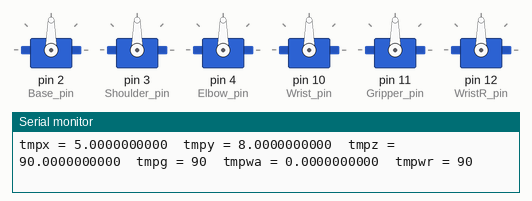
A sketch run on a simulated Arduino Uno, built with avr-gcc and run on an emulated ATmega328P. Shown: 6 × servo, the last lines printed to the serial monitor.

Above: at 0.05 s.
At 2.05 s:
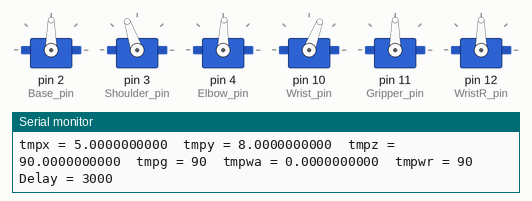
At 4.05 s:
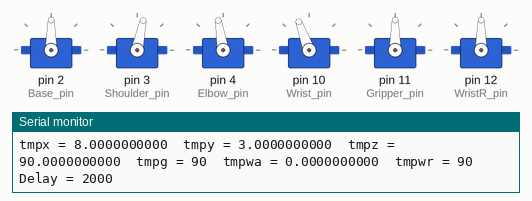
At 8.05 s:
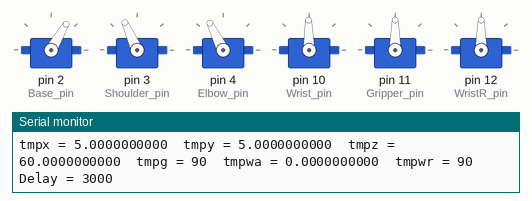
At 12.05 s:
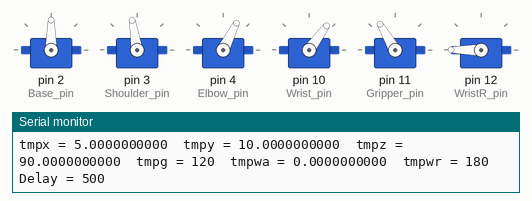
At 16.05 s:
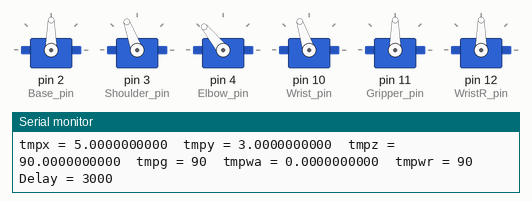
Timing chart, 0 to 18.5 s (numbered marks = the images above):
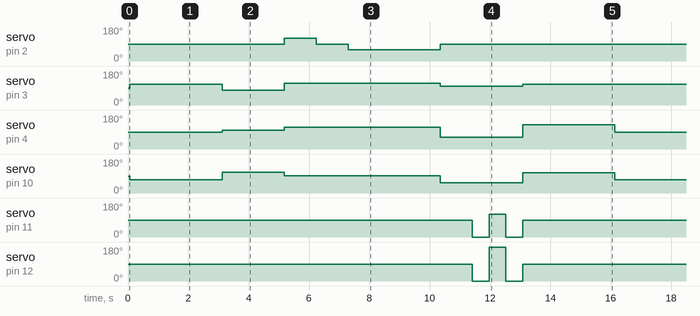

The sketch:

BotBoarduino_AL5D_without_PS2_-_2_PositionSequence.ino
```cpp
// downloaded from https://github.com/Lynxmotion/Arms/blob/Botboarduino/BotBoarduino_AL5D_without_PS2_-_2_PositionSequence/BotBoarduino_AL5D_without_PS2_-_2_PositionSequence.ino

//#if ARDUINO >= 100
#include "Arduino.h"
//#else
//#include "WProgram.h"
//#end if

#include <Servo.h>
#include <math.h>

//comment to disable the Force Sensitive Resister on the gripper
//#define FSRG

//Select which arm by uncommenting the corresponding line
//#define AL5A
//#define AL5B
#define AL5D

//uncomment for digital servos in the Shoulder and Elbow
//that use a range of 900ms to 2100ms
//#define DIGITAL_RANGE

#ifdef AL5A
const float A = 3.75;
const float B = 4.25;
#elif defined AL5B
const float A = 4.75;
const float B = 5.00;
#elif defined AL5D
const float A = 5.75;
const float B = 7.375;
#endif

//Arm Servo pins
#define Base_pin 2
#define Shoulder_pin 3
#define Elbow_pin 4
#define Wrist_pin 10
#define Gripper_pin 11
#define WristR_pin 12

//Onboard Speaker
#define Speaker_pin 5

//Radians to Degrees constant
const float rtod = 57.295779;

//Arm Speed Variables
float Speed = 1.0;
int sps = 3;

//Servo Objects
Servo Elb;
Servo Shldr;
Servo Wrist;
Servo Base;
Servo Gripper;
Servo WristR;

//Arm Current Pos
float X = 4;
float Y = 4;
float Z = 90;
int G = 90;
float WA = 0;
int WR = 90;

//Arm temp pos
float tmpx = 4;
float tmpy = 4;
float tmpz = 90;
int tmpg = 90;
int tmpwr = 90;
float tmpwa = 0;

//boolean mode = true;

void setup()
{
  Serial.begin(9600);
  Base.attach(Base_pin);
  Shldr.attach(Shoulder_pin);
  Elb.attach(Elbow_pin);
  Wrist.attach(Wrist_pin);
  Gripper.attach(Gripper_pin);
  WristR.attach(WristR_pin);
}

int Arm(float x, float y, float z, int g, float wa, int wr) //Here's all the Inverse Kinematics to control the arm
{
  float M = sqrt((y*y)+(x*x));
  if(M <= 0)
    return 1;
  float A1 = atan(y/x);
  if(x <= 0)
    return 1;
  float A2 = acos((A*A-B*B+M*M)/((A*2)*M));
  float Elbow = acos((A*A+B*B-M*M)/((A*2)*B));
  float Shoulder = A1 + A2;
  Elbow = Elbow * rtod;
  Shoulder = Shoulder * rtod;
  if((int)Elbow <= 0 || (int)Shoulder <= 0)
    return 1;
  float Wris = abs(wa - Elbow - Shoulder) - 90;
#ifdef DIGITAL_RANGE
  Elb.writeMicroseconds(map(180 - Elbow, 0, 180, 900, 2100  ));
  Shldr.writeMicroseconds(map(Shoulder, 0, 180, 900, 2100));
#else
  Elb.write(180 - Elbow);
  Shldr.write(Shoulder);
#endif
  Wrist.write(180 - Wris);
  Base.write(z);
  WristR.write(wr);
#ifndef FSRG
  Gripper.write(g);
#endif
  Y = tmpy;
  X = tmpx;
  Z = tmpz;
  WA = tmpwa;
#ifndef FSRG
  G = tmpg;
#endif
  return 0;
}

// Number of positions to cycle through
const int numPos = 10;

// XYZ position of the gripper in relation to the base & wrist angle
float posListXYZWa[][4] =
{
  {5,8,90,0},
  {8,3,90,0},
  {5,5,120,0},
  {5,5,90,0},
  {5,5,60,0},
  {5,10,90,0},
  {5,10,90,0},
  {5,10,90,0},
  {5,10,90,0},
  {5,3,90,0}
};

// Gripper closing and wrist rotation
int posListGWr[][2] =
{
  {90,90},
  {90,90},
  {90,90},
  {90,90},
  {90,90},
  {90,90},
  {0,0},
  {120,180},
  {0,0},
  {90,90}
};

// Delay between moves
long posListDelay[] =
{
  3000,
  2000,
  1000,
  1000,
  3000,
  1000,
  500,
  500,
  500,
  3000
};
long lastReferenceTime;

void loop()
{
  // Example - Follow set of positions
  for(int i=0; i<numPos; i++)
  {
    // Set positions from array
    tmpx = posListXYZWa[i][0];
    tmpy = posListXYZWa[i][1];
    tmpz = posListXYZWa[i][2];
    tmpg = posListGWr[i][0];
    tmpwa = posListXYZWa[i][3];
    tmpwr = posListGWr[i][1];

    // Display position
    Serial.print("tmpx = "); Serial.print(tmpx, DEC); Serial.print("\ttmpy = "); Serial.print(tmpy, DEC); Serial.print("\ttmpz = "); Serial.print(tmpz, DEC); Serial.print("\ttmpg = "); Serial.print(tmpg, DEC); Serial.print("\ttmpwa = "); Serial.print(tmpwa, DEC); Serial.print("\ttmpwr = "); Serial.println(tmpwr, DEC);
    Serial.print("Delay = "); Serial.println(posListDelay[i], DEC); Serial.println("");

    // Move arm
    Arm(tmpx, tmpy, tmpz, tmpg, tmpwa, tmpwr);

    // Pause for the required delay
    lastReferenceTime = millis();
    while(millis() <= (posListDelay[i] + lastReferenceTime)){};
  }
}
```

Measured:
- by itself, servo on pin 2 (Base_pin): repeats every 16.1 s: 90° 1.1 s, 60° 3.1 s, 90° 10.9 s, 120° 1.1 s
- by itself, servo on pin 3 (Shoulder_pin): repeats every 16.1 s: 78° 2.1 s, 114° 5.2 s, 99° 2.7 s, 110° 3.1 s, 109° 3.1 s
- by itself, servo on pin 4 (Elbow_pin): repeats every 16.1 s: 99° 2.1 s, 116° 5.2 s, 63° 2.7 s, 129° 3.1 s, 88° 3.1 s
- by itself, servo on pin 10 (Wrist_pin): repeats every 16.1 s: 110° 2.1 s, 91° 5.2 s, 54° 2.7 s, 108° 3.1 s, 69° 3.1 s
- by itself, servo on pin 12 (WristR_pin): 90° → 0° at 11.4 s, → 180° 0.56 s later, → 0° 0.56 s later, → 90° 0.56 s later, … (8 changes in this stretch)
- by itself, servo on pin 11 (Gripper_pin): 90° → 0° at 11.4 s, → 120° 0.56 s later, → 0° 0.56 s later, → 90° 0.56 s later, … (8 changes in this stretch)
